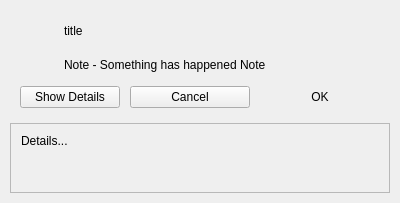
<?xml version="1.0" encoding="UTF-8"?>
<ui version="4.0">
 <class>BSMessageBox</class>
 <widget class="QDialog" name="BSMessageBox">
  <property name="geometry">
   <rect>
    <x>0</x>
    <y>0</y>
    <width>400</width>
    <height>200</height>
   </rect>
  </property>
  <property name="sizePolicy">
   <sizepolicy hsizetype="Preferred" vsizetype="Minimum">
    <horstretch>0</horstretch>
    <verstretch>0</verstretch>
   </sizepolicy>
  </property>
  <property name="minimumSize">
   <size>
    <width>400</width>
    <height>0</height>
   </size>
  </property>
  <property name="maximumSize">
   <size>
    <width>400</width>
    <height>16777215</height>
   </size>
  </property>
  <property name="windowTitle">
   <string>Info</string>
  </property>
  <layout class="QVBoxLayout" name="verticalLayout">
   <property name="spacing">
    <number>0</number>
   </property>
   <property name="sizeConstraint">
    <enum>QLayout::SetDefaultConstraint</enum>
   </property>
   <property name="leftMargin">
    <number>0</number>
   </property>
   <property name="topMargin">
    <number>0</number>
   </property>
   <property name="rightMargin">
    <number>0</number>
   </property>
   <property name="bottomMargin">
    <number>0</number>
   </property>
   <item>
    <widget class="QWidget" name="verticalWidget" native="true">
     <property name="sizePolicy">
      <sizepolicy hsizetype="Preferred" vsizetype="Minimum">
       <horstretch>0</horstretch>
       <verstretch>0</verstretch>
      </sizepolicy>
     </property>
     <layout class="QGridLayout" name="gridLayout">
      <property name="horizontalSpacing">
       <number>12</number>
      </property>
      <property name="verticalSpacing">
       <number>6</number>
      </property>
      <item row="1" column="0">
       <widget class="QLabel" name="label">
        <property name="text">
         <string/>
        </property>
       </widget>
      </item>
      <item row="0" column="0">
       <widget class="QLabel" name="labelIcon">
        <property name="minimumSize">
         <size>
          <width>43</width>
          <height>43</height>
         </size>
        </property>
        <property name="maximumSize">
         <size>
          <width>43</width>
          <height>43</height>
         </size>
        </property>
        <property name="text">
         <string/>
        </property>
        <property name="pixmap">
         <pixmap resource="armory.qrc">:/resources/notification_info.png</pixmap>
        </property>
        <property name="scaledContents">
         <bool>false</bool>
        </property>
        <property name="alignment">
         <set>Qt::AlignHCenter|Qt::AlignTop</set>
        </property>
       </widget>
      </item>
      <item row="1" column="1">
       <widget class="QLabel" name="labelText">
        <property name="sizePolicy">
         <sizepolicy hsizetype="Preferred" vsizetype="Minimum">
          <horstretch>0</horstretch>
          <verstretch>0</verstretch>
         </sizepolicy>
        </property>
        <property name="minimumSize">
         <size>
          <width>303</width>
          <height>0</height>
         </size>
        </property>
        <property name="text">
         <string>Note - Something has happened Note</string>
        </property>
        <property name="textFormat">
         <enum>Qt::AutoText</enum>
        </property>
        <property name="alignment">
         <set>Qt::AlignLeading|Qt::AlignLeft|Qt::AlignTop</set>
        </property>
        <property name="wordWrap">
         <bool>true</bool>
        </property>
        <property name="openExternalLinks">
         <bool>true</bool>
        </property>
       </widget>
      </item>
      <item row="0" column="1">
       <widget class="QLabel" name="labelTitle">
        <property name="text">
         <string>title</string>
        </property>
        <property name="wordWrap">
         <bool>true</bool>
        </property>
       </widget>
      </item>
     </layout>
    </widget>
   </item>
   <item>
    <spacer name="verticalSpacer">
     <property name="orientation">
      <enum>Qt::Vertical</enum>
     </property>
     <property name="sizeType">
      <enum>QSizePolicy::Expanding</enum>
     </property>
     <property name="sizeHint" stdset="0">
      <size>
       <width>20</width>
       <height>0</height>
      </size>
     </property>
    </spacer>
   </item>
   <item>
    <widget class="QWidget" name="widget" native="true">
     <property name="buttonBar" stdset="0">
      <bool>true</bool>
     </property>
     <layout class="QHBoxLayout" name="horizontalLayout">
      <property name="spacing">
       <number>10</number>
      </property>
      <property name="leftMargin">
       <number>20</number>
      </property>
      <property name="topMargin">
       <number>5</number>
      </property>
      <property name="rightMargin">
       <number>20</number>
      </property>
      <property name="bottomMargin">
       <number>5</number>
      </property>
      <item alignment="Qt::AlignLeft">
       <widget class="QPushButton" name="pushButtonShowDetails">
        <property name="sizePolicy">
         <sizepolicy hsizetype="Minimum" vsizetype="Preferred">
          <horstretch>0</horstretch>
          <verstretch>0</verstretch>
         </sizepolicy>
        </property>
        <property name="minimumSize">
         <size>
          <width>100</width>
          <height>0</height>
         </size>
        </property>
        <property name="maximumSize">
         <size>
          <width>100</width>
          <height>16777215</height>
         </size>
        </property>
        <property name="text">
         <string>Show Details</string>
        </property>
        <property name="autoDefault">
         <bool>false</bool>
        </property>
        <property name="buttonDiscreet" stdset="0">
         <bool>true</bool>
        </property>
       </widget>
      </item>
      <item>
       <spacer name="horizontalSpacer">
        <property name="orientation">
         <enum>Qt::Horizontal</enum>
        </property>
        <property name="sizeHint" stdset="0">
         <size>
          <width>40</width>
          <height>20</height>
         </size>
        </property>
       </spacer>
      </item>
      <item>
       <widget class="QPushButton" name="pushButtonCancel">
        <property name="sizePolicy">
         <sizepolicy hsizetype="Minimum" vsizetype="Preferred">
          <horstretch>0</horstretch>
          <verstretch>0</verstretch>
         </sizepolicy>
        </property>
        <property name="minimumSize">
         <size>
          <width>120</width>
          <height>0</height>
         </size>
        </property>
        <property name="maximumSize">
         <size>
          <width>120</width>
          <height>16777215</height>
         </size>
        </property>
        <property name="text">
         <string>Cancel</string>
        </property>
        <property name="autoDefault">
         <bool>false</bool>
        </property>
        <property name="flat">
         <bool>false</bool>
        </property>
       </widget>
      </item>
      <item alignment="Qt::AlignRight">
       <widget class="QPushButton" name="pushButtonOk">
        <property name="sizePolicy">
         <sizepolicy hsizetype="Minimum" vsizetype="Preferred">
          <horstretch>0</horstretch>
          <verstretch>0</verstretch>
         </sizepolicy>
        </property>
        <property name="minimumSize">
         <size>
          <width>120</width>
          <height>0</height>
         </size>
        </property>
        <property name="maximumSize">
         <size>
          <width>120</width>
          <height>16777215</height>
         </size>
        </property>
        <property name="text">
         <string>OK</string>
        </property>
        <property name="default">
         <bool>true</bool>
        </property>
        <property name="flat">
         <bool>true</bool>
        </property>
       </widget>
      </item>
     </layout>
    </widget>
   </item>
   <item>
    <widget class="QWidget" name="verticalWidgetDetails" native="true">
     <property name="sizePolicy">
      <sizepolicy hsizetype="Preferred" vsizetype="Minimum">
       <horstretch>0</horstretch>
       <verstretch>0</verstretch>
      </sizepolicy>
     </property>
     <layout class="QVBoxLayout" name="verticalLayout_5">
      <property name="spacing">
       <number>5</number>
      </property>
      <property name="leftMargin">
       <number>10</number>
      </property>
      <property name="topMargin">
       <number>10</number>
      </property>
      <property name="rightMargin">
       <number>10</number>
      </property>
      <property name="bottomMargin">
       <number>10</number>
      </property>
      <item>
       <widget class="QScrollArea" name="scrollAreaDetails">
        <property name="sizePolicy">
         <sizepolicy hsizetype="Expanding" vsizetype="Minimum">
          <horstretch>0</horstretch>
          <verstretch>0</verstretch>
         </sizepolicy>
        </property>
        <property name="minimumSize">
         <size>
          <width>0</width>
          <height>0</height>
         </size>
        </property>
        <property name="maximumSize">
         <size>
          <width>16777215</width>
          <height>80</height>
         </size>
        </property>
        <property name="widgetResizable">
         <bool>true</bool>
        </property>
        <widget class="QWidget" name="scrollAreaWidgetContents">
         <property name="geometry">
          <rect>
           <x>0</x>
           <y>0</y>
           <width>378</width>
           <height>67</height>
          </rect>
         </property>
         <property name="sizePolicy">
          <sizepolicy hsizetype="Preferred" vsizetype="Minimum">
           <horstretch>0</horstretch>
           <verstretch>0</verstretch>
          </sizepolicy>
         </property>
         <property name="minimumSize">
          <size>
           <width>0</width>
           <height>0</height>
          </size>
         </property>
         <property name="darkOverlay" stdset="0">
          <bool>true</bool>
         </property>
         <property name="well" stdset="0">
          <bool>true</bool>
         </property>
         <layout class="QVBoxLayout" name="verticalLayout_4">
          <property name="spacing">
           <number>5</number>
          </property>
          <property name="leftMargin">
           <number>10</number>
          </property>
          <property name="topMargin">
           <number>10</number>
          </property>
          <property name="rightMargin">
           <number>10</number>
          </property>
          <property name="bottomMargin">
           <number>10</number>
          </property>
          <item>
           <widget class="QLabel" name="labelDetails">
            <property name="sizePolicy">
             <sizepolicy hsizetype="Preferred" vsizetype="Minimum">
              <horstretch>0</horstretch>
              <verstretch>0</verstretch>
             </sizepolicy>
            </property>
            <property name="maximumSize">
             <size>
              <width>16777215</width>
              <height>16777215</height>
             </size>
            </property>
            <property name="text">
             <string>Details...</string>
            </property>
            <property name="alignment">
             <set>Qt::AlignLeading|Qt::AlignLeft|Qt::AlignTop</set>
            </property>
            <property name="wordWrap">
             <bool>true</bool>
            </property>
            <property name="whiteLabel" stdset="0">
             <bool>false</bool>
            </property>
           </widget>
          </item>
         </layout>
        </widget>
       </widget>
      </item>
     </layout>
    </widget>
   </item>
  </layout>
 </widget>
 <resources>
  <include location="armory.qrc"/>
  <include location="armory.qrc"/>
 </resources>
 <connections/>
</ui>
